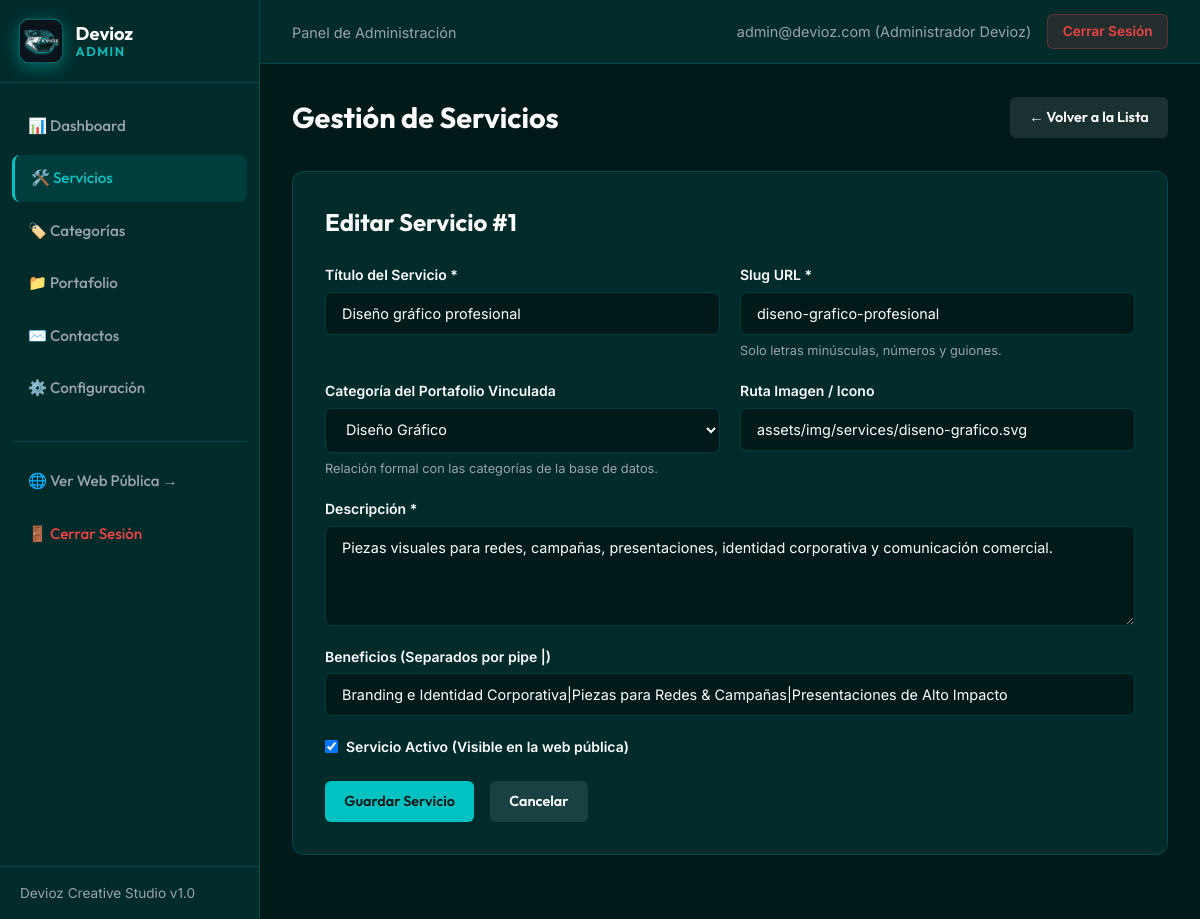
Screenshot of /admin/servicios.php?action=edit&id=1 (signed in) with the database file from the repository.
### tables this page shows
CREATE TABLE `servicios` (
  `id` INT AUTO_INCREMENT PRIMARY KEY,
  `categoria_id` INT NULL,
  `titulo` VARCHAR(150) NOT NULL,
  `slug` VARCHAR(180) NOT NULL UNIQUE,
  `descripcion` TEXT NOT NULL,
  `imagen` VARCHAR(255) NULL,
  `beneficios` TEXT NULL COMMENT 'Beneficios separados por pipe (|)',
  `estado` TINYINT DEFAULT 1 COMMENT '1: Activo, 0: Inactivo',
  `creado_en` TIMESTAMP DEFAULT CURRENT_TIMESTAMP,
  KEY `idx_servicios_categoria` (`categoria_id`),
  KEY `idx_servicios_estado` (`estado`),
  CONSTRAINT `fk_servicios_categorias` 
    FOREIGN KEY (`categoria_id`) 
    REFERENCES `categorias` (`id`) 
    ON DELETE SET NULL 
    ON UPDATE CASCADE
);

CREATE TABLE `categorias` (
  `id` INT AUTO_INCREMENT PRIMARY KEY,
  `nombre` VARCHAR(100) NOT NULL,
  `slug` VARCHAR(120) NOT NULL UNIQUE,
  `estado` TINYINT DEFAULT 1 COMMENT '1: Activo, 0: Inactivo',
  `creado_en` TIMESTAMP DEFAULT CURRENT_TIMESTAMP,
  KEY `idx_categorias_estado` (`estado`)
);

### backend/helpers/validation.php (called while the page is built, shortened)
<?php
function sanitizeText($data) {
    return htmlspecialchars(trim($data), ENT_QUOTES, 'UTF-8');
}

### admin/servicios.php (the view, shortened to what this page needs)
<?php
require_once __DIR__ . '/../backend/helpers/validation.php';
$pdo = getPDOConnection();
$action = sanitizeText($_GET['action'] ?? 'list');
$editService = null;
if ($action === 'edit' && isset($_GET['id'])) {
    $id = (int)$_GET['id'];
    $stmt = $pdo->prepare("SELECT * FROM servicios WHERE id = :id");
    $stmt->execute(['id' => $id]);
    $editService = $stmt->fetch();
}
$categories = $pdo->query("SELECT id, nombre FROM categorias WHERE estado = 1 ORDER BY id ASC")->fetchAll();
require_once __DIR__ . '/includes/header.php';
?>
<div class="page-title-box">
  <h1 class="page-title">Gestión de Servicios</h1>
  <?php if ($action === 'list'): ?>
    <a href="servicios.php?action=create" class="btn-admin btn-admin-primary">+ Nuevo Servicio</a>
  <?php else: ?>
    <a href="servicios.php" class="btn-admin btn-admin-secondary">&larr; Volver a la Lista</a>
  <?php endif; ?>
</div>
<?php if ($action === 'create' || $action === 'edit'): ?>
  <div class="admin-card">
    <h2 style="font-family: var(--font-heading); margin-bottom: 1.5rem;">
      <?php echo $editService ? 'Editar Servicio #' . $editService['id'] : 'Crear Nuevo Servicio'; ?>
    </h2>
    <form method="POST" action="servicios.php">
      <div class="form-grid">
        <div class="form-group-admin">
          <label for="titulo">Título del Servicio *</label>
          <input type="text" id="titulo" name="titulo" class="form-control-admin" maxlength="150" required value="<?php echo htmlspecialchars($editService['titulo'] ?? ''); ?>">
        </div>
        <div class="form-group-admin">
          <label for="slug">Slug URL *</label>
          <input type="text" id="slug" name="slug" class="form-control-admin" maxlength="180" placeholder="ej-diseno-grafico" required value="<?php echo htmlspecialchars($editService['slug'] ?? ''); ?>">
          <small style="color: var(--devioz-gray); font-size: 0.8rem;">Solo letras minúsculas, números y guiones.</small>
        </div>
        <div class="form-group-admin">
          <label for="categoria_id">Categoría del Portafolio Vinculada</label>
          <select id="categoria_id" name="categoria_id" class="form-control-admin">
            <?php foreach ($categories as $cat): ?>
              <option value="<?php echo $cat['id']; ?>" <?php echo (isset($editService['categoria_id']) && $editService['categoria_id'] == $cat['id']) ? 'selected' : ''; ?>>
                <?php echo htmlspecialchars($cat['nombre']); ?>
              </option>
            <?php endforeach; ?>
          </select>
          <small style="color: var(--devioz-gray); font-size: 0.8rem;">Relación formal con las categorías de la base de datos.</small>
        </div>
        <div class="form-group-admin">
          <label for="imagen">Ruta Imagen / Icono</label>
          <input type="text" id="imagen" name="imagen" class="form-control-admin" maxlength="255" value="<?php echo htmlspecialchars($editService['imagen'] ?? 'assets/img/services/diseno-grafico.svg'); ?>">
        </div>
        <div class="form-group-admin full">
          <label for="descripcion">Descripción *</label>
          <textarea id="descripcion" name="descripcion" class="form-control-admin" maxlength="5000" required><?php echo htmlspecialchars($editService['descripcion'] ?? ''); ?></textarea>
        </div>
        <div class="form-group-admin full">
          <label for="beneficios">Beneficios (Separados por pipe |)</label>
          <input type="text" id="beneficios" name="beneficios" class="form-control-admin" maxlength="1000" placeholder="Beneficio 1|Beneficio 2|Beneficio 3" value="<?php echo htmlspecialchars($editService['beneficios'] ?? ''); ?>">
        </div>
        <div class="form-group-admin full">
          <label style="display: flex; align-items: center; gap: 0.5rem; cursor: pointer;">
            <input type="checkbox" name="estado" value="1" <?php echo (!isset($editService) || $editService['estado'] == 1) ? 'checked' : ''; ?>>
            <span>Servicio Activo (Visible en la web pública)</span>
          </label>
        </div>
      </div>
      <div style="margin-top: 1.5rem; display: flex; gap: 1rem;">
        <button type="submit" class="btn-admin btn-admin-primary">Guardar Servicio</button>
        <a href="servicios.php" class="btn-admin btn-admin-secondary">Cancelar</a>
      </div>
    </form>
  </div>
<?php endif; ?>
<?php require_once __DIR__ . '/includes/footer.php'; ?>

### admin/assets/css/admin.css (style rules this page uses)
:root { --devioz-primary: #00c2c2; --devioz-primary-hover: #00d4d4; --devioz-dark: #001a1a; --devioz-dark-secondary: #002b2b; --devioz-teal-deep: #004d4d; --devioz-teal: #14b8a6; --devioz-white: #ffffff; --devioz-gray: #9ca3af; --devioz-border: rgba(0, 194, 194, 0.2); --devioz-danger: #ef4444; --devioz-success: #25d366; --devioz-warning: #f59e0b; --sidebar-width: 260px; --font-heading: 'Outfit', sans-serif; --font-body: 'Inter', sans-serif; }
*, *::before, *::after { box-sizing: border-box; margin: 0; padding: 0; }
body { font-family: var(--font-body); background-color: var(--devioz-dark); color: var(--devioz-white); line-height: 1.5; display: flex; min-height: 100vh; }
a { color: inherit; text-decoration: none; }
.page-title-box { margin-bottom: 2rem; display: flex; align-items: center; justify-content: space-between; }
.page-title { font-family: var(--font-heading); font-size: 1.8rem; font-weight: 700; }
.btn-admin { display: inline-flex; align-items: center; gap: 0.4rem; padding: 0.6rem 1.2rem; font-family: var(--font-heading); font-size: 0.9rem; font-weight: 600; border-radius: 6px; border: none; cursor: pointer; transition: all 0.2s ease; }
.btn-admin-primary { background: var(--devioz-primary); color: var(--devioz-dark); }
.btn-admin-secondary { background: rgba(255,255,255,0.1); color: #fff; }
.admin-card { background: var(--devioz-dark-secondary); border: 1px solid var(--devioz-border); border-radius: 12px; padding: 2rem; margin-bottom: 2rem; }
.form-grid { display: grid; grid-template-columns: repeat(2, 1fr); gap: 1.25rem; }
.form-group-admin { display: flex; flex-direction: column; gap: 0.4rem; }
.form-group-admin.full { grid-column: span 2; }
.form-group-admin label { font-size: 0.875rem; font-weight: 600; color: var(--devioz-white); }
.form-control-admin { background: var(--devioz-dark); border: 1px solid var(--devioz-border); border-radius: 6px; padding: 0.75rem 1rem; color: #fff; font-family: var(--font-body); font-size: 0.9rem; outline: none; }
textarea.form-control-admin { min-height: 100px; resize: vertical; }

### rows the page displays
servicios: id "1", titulo "Diseño gráfico profesional", slug "diseno-grafico-profesional", categoria_id "Diseño Gráfico", imagen "assets/img/services/diseno-grafico.svg", descripcion "Piezas visuales para redes, campañas, presentaciones, identidad corporativa y comunicación comercial.", beneficios "Branding e Identidad Corporativa|Piezas para Redes & Campañas|Presentaciones de Alto Impacto", estado "☑"

### other values shown
$currentUser['email'] "admin@devioz.com"
$currentUser['nombre'] "Administrador Devioz"
